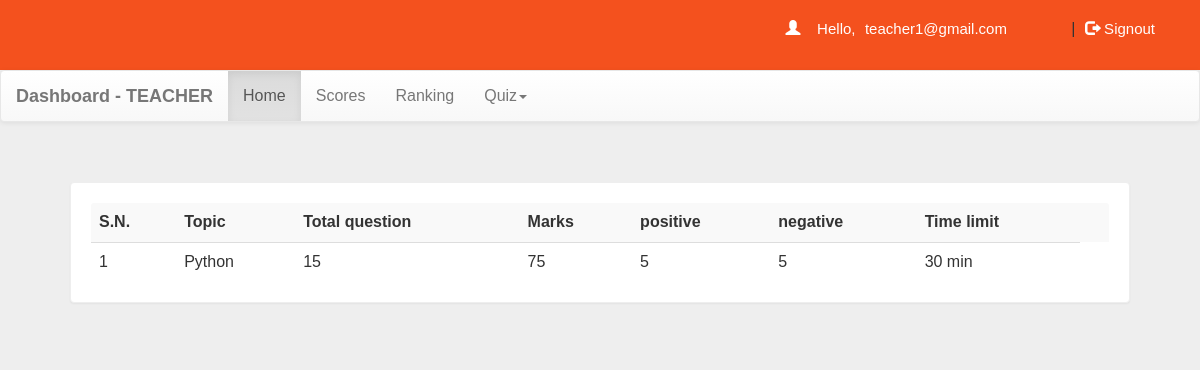
Page /dash.php?q=0 (signed in) on the committed database.
### tables this page shows
CREATE TABLE `quiz` (
  `eid` text NOT NULL,
  `title` varchar(100) NOT NULL,
  `sahi` int(11) NOT NULL,
  `wrong` int(11) NOT NULL,
  `total` int(11) NOT NULL,
  `time` bigint(20) NOT NULL,
  `intro` text NOT NULL,
  `tag` varchar(100) NOT NULL,
  `date` timestamp NOT NULL DEFAULT current_timestamp() ON UPDATE current_timestamp(),
  `email` varchar(50) DEFAULT NULL
);

### dash.php (the view, shortened to what this page needs)
<!DOCTYPE html PUBLIC "-//W3C//DTD XHTML 1.0 Transitional//EN" "http://www.w3.org/TR/xhtml1/DTD/xhtml1-transitional.dtd">
<html xmlns="http://www.w3.org/1999/xhtml">
<head>
<link  rel="stylesheet" href="css/bootstrap.min.css"/>
 <link  rel="stylesheet" href="css/bootstrap-theme.min.css"/>
 <link rel="stylesheet" href="css/main.css">
 <link  rel="stylesheet" href="css/font.css">
</head>
<body  style="background:#eee;">
<div class="header">
<div class="row">
<?php
 include_once 'dbConnection.php';
$email=$_SESSION['email'];
  if(!(isset($_SESSION['email']))){
header("location:index.php");
}
else
{
echo '<span class="pull-right top title1" ><span class="log1"><span class="glyphicon glyphicon-user" aria-hidden="true"></span>&nbsp;&nbsp;&nbsp;&nbsp;Hello,</span> <a href="dash.php" class="log log1">'.$email.'</a>&nbsp;|&nbsp;<a href="logout.php?q=dash.php" class="log"><span class="glyphicon glyphicon-log-out" aria-hidden="true"></span>&nbsp;Signout</button></a></span>';
}?>
</div></div>
<nav class="navbar navbar-default title1">
  <div class="container-fluid">
    <div class="navbar-header">
      <a class="navbar-brand" href="dash.php?q=0"><b>Dashboard - TEACHER</b></a>
    </div>
    <div class="collapse navbar-collapse" id="bs-example-navbar-collapse-1">
      <ul class="nav navbar-nav">
        <li <?php if(@$_GET['q']==0) echo'class="active"'; ?>><a href="dash.php?q=0">Home<span class="sr-only">(current)</span></a></li>
        <li <?php if(@$_GET['q']==1) echo'class="active"'; ?>><a href="dash.php?q=1">Scores</a></li>
		<li <?php if(@$_GET['q']==2) echo'class="active"'; ?>><a href="dash.php?q=2">Ranking</a></li>
        <li class="dropdown <?php if(@$_GET['q']==4 || @$_GET['q']==5) echo'active'; ?>">
          <a href="#" class="dropdown-toggle" data-toggle="dropdown" role="button" aria-haspopup="true" aria-expanded="false">Quiz<span class="caret"></span></a>
        </li>
      </ul>
          </div>
  </div>
</nav>
<div class="container">
<div class="row">
<div class="col-md-12">
<?php if(@$_GET['q']==0) {
$result = mysqli_query($con,"SELECT * FROM quiz where email='$email' ORDER BY date DESC") or die('Error');
echo  '<div class="panel"><table class="table table-striped title1">
<tr><td><b>S.N.</b></td><td><b>Topic</b></td><td><b>Total question</b></td><td><b>Marks</b></td><td><b>positive</b></td><td><b>negative</b></td><td><b>Time limit</b></td><td></td></tr>';
$c=1;
while($row = mysqli_fetch_array($result)) {
	$title = $row['title'];
	$total = $row['total'];
	$sahi = $row['sahi'];
  $wrong = $row['wrong'];
    $time = $row['time'];
	$eid = $row['eid'];
$q12=mysqli_query($con,"SELECT score FROM history WHERE eid='$eid' AND email='$email'" )or die('Error98');
$rowcount=mysqli_num_rows($q12);
if($rowcount == 0){
	echo '<tr><td>'.$c++.'</td><td>'.$title.'</td><td>'.$total.'</td><td>'.$sahi*$total.'</td><td>'.$sahi.'</td><td>'.$wrong.'</td><td>'.$time.'&nbsp;min</td>
	</tr>';
}
else
{
echo '<tr style="color:#99cc32"><td>'.$c++.'</td><td>'.$title.'&nbsp;<span title="This quiz is already solve by you" class="glyphicon glyphicon-ok" aria-hidden="true"></span></td><td>'.$total.'</td><td>'.$sahi*$total.'</td><td>'.$time.'&nbsp;min</td>
	</tr>';
}
}
echo '</table></div>';
}
?>
</div>
</div></div>
</body>
</html>

### css/main.css (style rules this page uses)
body { overflow-x:hidden; width:100%; font-size: 12px !important; font-family: Montserrat, sans-serif; background:#eee; min-height:550px; background-attachment:fixed; }
.panel { border-color:#eee; margin:40px; padding:20px; font: 15px "Century Gothic", "Times Roman", sans-serif; }
.header { background:#f4511e; height:70px; }
.title1 { font: 16px "Century Gothic", "Times Roman", sans-serif; }
.top { margin-top:20px; }
.log1 { font: 15px 'Montserrat', sans-serif; color:#fff; margin-left:10px; }
.log { margin:10px; margin-right:60px; margin-left:5px; color:#fff; text-decoration:none; font-size:20px; font-size:15px; }

### rows in the picture
quiz: title "Python", total "15", $sahi*$total "75", sahi "5", wrong "5", time "30"

### other values in the picture
$email "teacher1@gmail.com"
